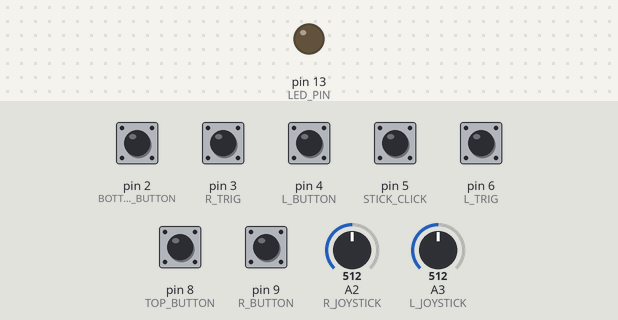
A sketch run on a simulated Arduino Mega 2560, built with avr-gcc and run on an emulated ATmega2560. On the bench: output pins drawn as LEDs (lit = HIGH). The inputs (shaded band) are chosen by the test bench; at power-on: pin 2 (BOTTOM_BUTTON), pin 3 (R_TRIG), pin 4 (L_BUTTON), pin 5 (STICK_CLICK), pin 6 (L_TRIG), pin 8 (TOP_BUTTON), pin 9 (R_BUTTON) HIGH, A2 (R_JOYSTICK) = 512, A3 (L_JOYSTICK) = 512.

Above: at 1.2 s.
1.3 s: pin 5 (STICK_CLICK) pulled LOW for 0.15 s
At 2.4 s:
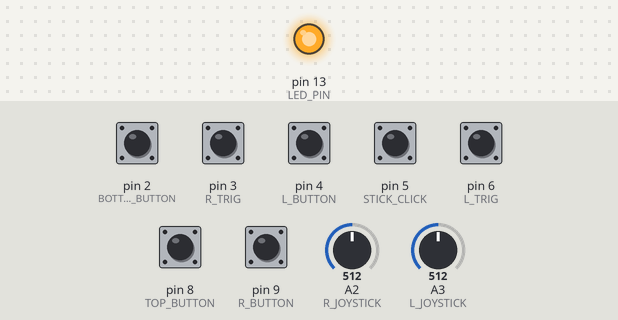
Timing chart, 0 to 4.3 s (numbered marks = the images above; inputs shaded):
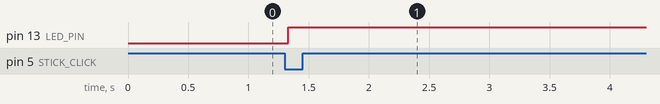

Measured:
- after the input at 1.3 s, pin 13 (LED_PIN): LOW → HIGH at once

The sketch:

wireless_controller.ino
```cpp
/*
 * Marcel Meijer
 * EC480 Team 11 Spring 2019
 * This program is used on the wireless controller kit from Adafruit in order
 * to control the Robotic Crop Weeder cart. The code processes input from the joystick/buttons
 * and constructs a message to send to the cart.
 */

#define L_JOYSTICK A3   // Pin used for left joystick
#define R_JOYSTICK A2   // Pin used for right joystick
#define TOP_BUTTON 8
#define R_BUTTON 9
#define BOTTOM_BUTTON 2
#define L_BUTTON 4
#define L_TRIG 6        // Pin used for left trigger
#define R_TRIG 3        // Pin used for right trigger
#define LED_PIN 13      // Pin used to display control modes
#define STICK_CLICK 5   //Click in on left analog Stick


int8_t speedLevel = 6; // used to decrease the maximum motor speed by a constant factor
int delayTrans = 25; // milliseconds of delay for transmission
int control_mode = 0; // by default control mode == 0

void setup() {

  Serial1.begin(9600); // Start serial communication with XBee at 9600 baud
  delay(10);

  Serial1.print("W7001\r\n"); // Set the bit in enable register 0x70 to 0x01

  pinMode(TOP_BUTTON,INPUT_PULLUP); // Enable pullup resistor for left trigger
  pinMode(R_BUTTON,INPUT_PULLUP);
  pinMode(BOTTOM_BUTTON,INPUT_PULLUP);
  pinMode(L_BUTTON,INPUT_PULLUP);
  pinMode(L_TRIG,INPUT_PULLUP); // Enable pullup resistor for left trigger
  pinMode(R_TRIG,INPUT_PULLUP); // Enable pullup resistor for right trigger
  pinMode(LED_PIN,OUTPUT); //Enable output pin for LED
  pinMode(STICK_CLICK, INPUT_PULLUP); //enable pullup resistor for anolog stick click
}

void loop() {
  int16_t leftStick, rightStick;    // We'll store the the analog joystick values here
  char buf0[10],buf1[10],bufTop[10]; // character buffers used to set motor speeds
  int tempVal = 1;

  // Read joysticks
  leftStick = analogRead(L_JOYSTICK);
  leftStick = map (leftStick, 0, 1023, -128, 127);
  rightStick = analogRead(R_JOYSTICK);
  leftStick = leftStick / speedLevel; // Reduce top speed

  if (digitalRead(STICK_CLICK) == 0) {
    if (control_mode == 0) {
      control_mode = 1;
      digitalWrite(LED_PIN, HIGH);
    } else {
      control_mode = 0;
      digitalWrite(LED_PIN, LOW);
    }
    delay(500); //go back to the top of the loop, dont send any messages if control mode was changed
  }


  // build button message buffer
  //added a switch statement that will alter the messages sent to the controller
  //based on what control mode we are in. Currently it sends the same messages either way.
  if (control_mode == 0) {

      if(digitalRead(TOP_BUTTON) == 0) {// Camera Rotation outwards (up)
        sprintf(bufTop," C1 >",tempVal);
        delay(2);
      } else if(digitalRead(R_BUTTON) == 0) { //camera rotation CW
        sprintf(bufTop," C2 >");
        delay(2);
      } else if(digitalRead(BOTTOM_BUTTON) == 0) { // camera rotation inwards (down)
        sprintf(bufTop," C3 >");
        delay(2);
      } else if(digitalRead(L_BUTTON) == 0) { //camera roation CCW
        sprintf(bufTop," C4 >");
        delay(2); //change
      } else if(digitalRead(L_TRIG) == 0) { //sends camera to a home position
        sprintf(bufTop," C5 >");
        delay(2);
      } else if(digitalRead(R_TRIG) == 0) { //used for nothing
        sprintf(bufTop," C6 >");
        delay(2);
      } else {
        sprintf(bufTop," C0 >");
        delay(2);
      }
  } else if(control_mode == 1) {
      //X == no action
      if(digitalRead(TOP_BUTTON) == 0) {//new message for the z-rails (move up)
        sprintf(bufTop," Z1 >");
        delay(2);
      } else if(digitalRead(R_BUTTON) == 0) { //new message
        sprintf(bufTop," X >");
        delay(2);
      } else if(digitalRead(BOTTOM_BUTTON) == 0) { // new message for the z-rails (move down)
        sprintf(bufTop," Z2 >");
        delay(2);
      } else if(digitalRead(L_BUTTON) == 0) { // new message
        sprintf(bufTop," X >");
        delay(2);
      } else if(digitalRead(L_TRIG) == 0) { //Propane
        sprintf(bufTop," P1 >");
        delay(2);
      } else if(digitalRead(R_TRIG) == 0) { //Propane
        sprintf(bufTop," P2 >");
        delay(2);
      } else {
        sprintf(bufTop," X >");
        delay(2);
      }
  }

  // Build motor buffer
  sprintf(buf0,"<D%d ",leftStick); //start of the message

  // Build steer buffer
  if(rightStick > 0) {
    sprintf(buf1,"S%d ",rightStick);
  }
  else {
    sprintf(buf1,"S%d ",abs(rightStick));
  }

  // Send motor speeds
  delay(delayTrans);
  Serial1.print(buf0);
  delay(delayTrans);
  Serial1.print(buf1);
  delay(delayTrans);
  Serial1.print(bufTop);
}
```
